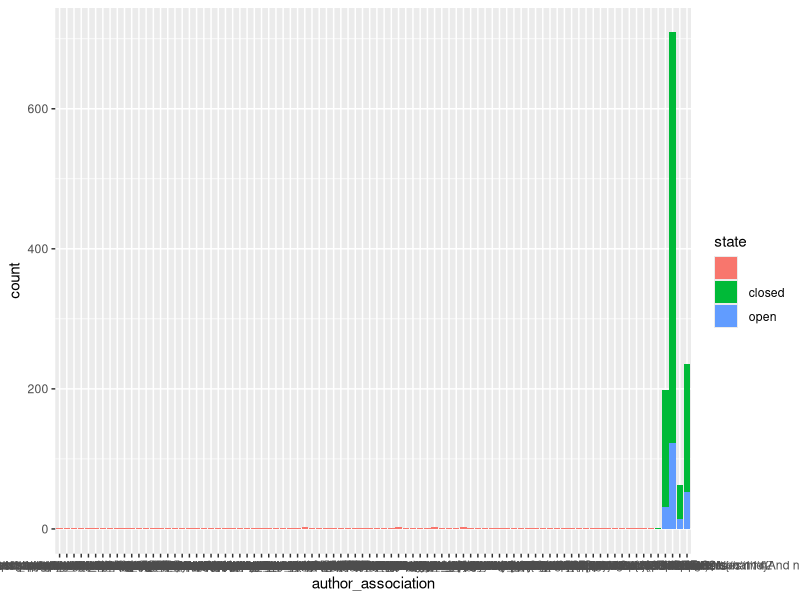
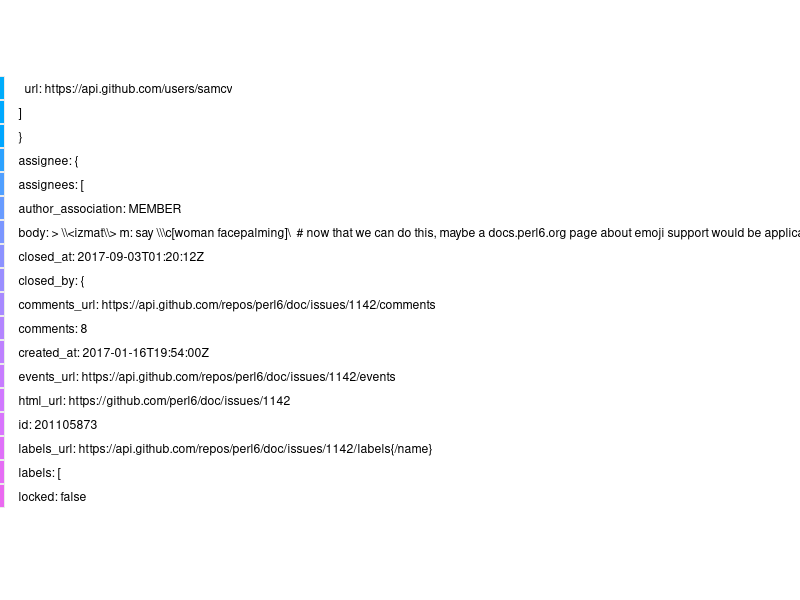

Generate these figures, in order, with R:
## ---- chunk 1
library(ggplot2)
library(ggthemes)

issues <- read.csv("../data/issues.csv")
opens.gt.1 <- issues[issues$created_by %in%  names( table(issues$created_by)[table(issues$created_by) > 1]),]
closes.gt.1 <- issues[issues$closer %in%  names( table(issues$closer)[table(issues$closer) > 1]),]
issues$author_association <- as.factor(issues$author_association)
closes.gt.1 <- closes.gt.1[closes.gt.1$state == " closed",]
issues$created_at <- as.Date(issues$created_at)
issues$closed_at <- as.Date(issues$closed_at)
closed.issues <- issues[issues$state == ' closed',]
closed.issues$duration <- closed.issues$closed_at - closed.issues$created_at

## ---- chunk 2
ggplot(issues,aes(x=author_association,fill=state))+geom_bar() 
## ---- chunk 3
ggplot(issues,aes(x=state,fill=author_association))+geom_bar(position="fill") 
